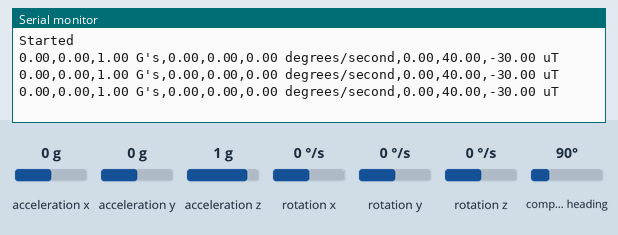
The sketch below on a simulated Arduino Nano 33 BLE. Parts: the last lines printed to the serial monitor. Inputs (shaded band) come from the test bench; at power-on: acceleration x 0 g, acceleration y 0 g, acceleration z 1 g, rotation x 0 °/s, rotation y 0 °/s, rotation z 0 °/s, compass heading 90°.

Above: at 1.8 s.
1.9 s: acceleration x set to -1.4 g
At 2.4 s:
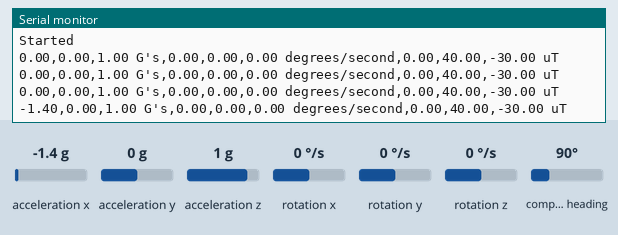
3.4 s: acceleration y set to -1.4 g
At 3.9 s:
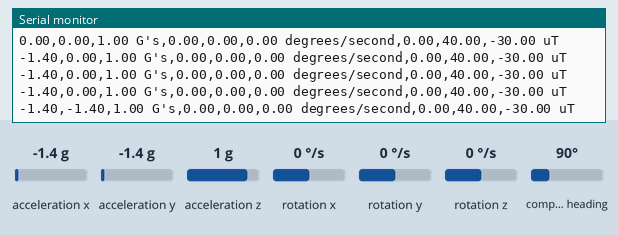
4.9 s: acceleration z set to -1.4 g
At 5.5 s:
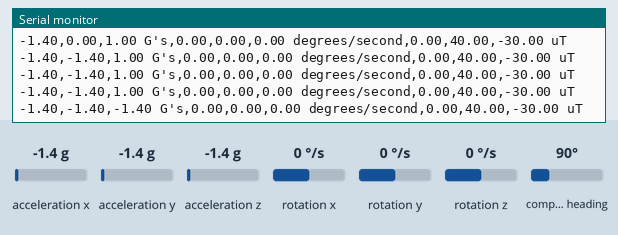
6.4 s: rotation x set to -192 °/s
At 7.0 s:
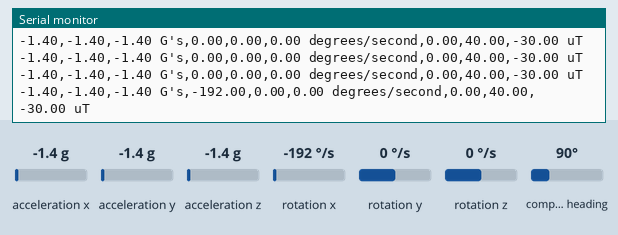
7.9 s: rotation y set to -192 °/s
At 8.5 s:
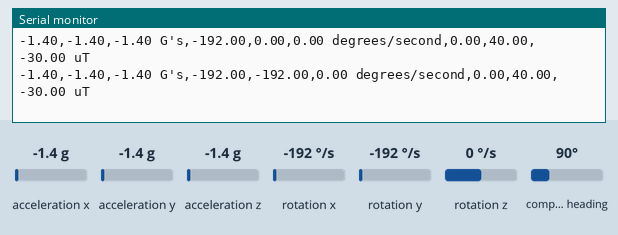

The sketch:

LSM9DS1_Basic.ino
```cpp
#include <Arduino_LSM9DS1.h>

void setup() {
  Serial.begin(9600);
  while (!Serial);  // 직렬통신 연결될 때 까지 대기
  Serial.println("Started");
  if (!IMU.begin()) { // IMU센서를 초기화합니다. 초기화중 문제가 발생하면 오류를 발생시킵니다.
    Serial.println("Failed to initialize IMU!");
    while (1);
  }
}
float ax, ay, az; // 가속도 센서의 XYZ값을 저장할 변수입니다.
float gx, gy, gz; // 자이로 센서의 XYZ값을 저장할 변수입니다.
float mx, my, mz; // 지자기 센서의 XYZ값을 저장할 변수입니다.

void loop() {
  delay(500);
  if (IMU.accelerationAvailable()) { // 가속도 센서의 값을 출력합니다.
    IMU.readAcceleration(ax, ay, az); // x, y, z에 각 축별 데이터를 넣습니다.
    //Serial.print("ACC 센서 - ");
    Serial.print(ax);
    Serial.print(',');
    Serial.print(ay);
    Serial.print(',');
    Serial.print(az);
    Serial.print(" G's");
    Serial.print(',');
  }

  if (IMU.gyroscopeAvailable()) { // 자이로 센서의 값을 출력합니다.
    IMU.readGyroscope(gx, gy, gz);
   // Serial.print("GYRO 센서 - ");
    Serial.print(gx);
    Serial.print(',');
    Serial.print(gy);
    Serial.print(',');
    Serial.print(gz);
    Serial.print(" degrees/second");
    Serial.print(',');
  }

  if (IMU.magneticFieldAvailable()) { // 지자기 센서의 값을 출력합니다.
    IMU.readMagneticField(mx, my, mz);
    //Serial.print("MAG 센서 - ");
    Serial.print(mx);
    Serial.print(',');
    Serial.print(my);
    Serial.print(',');
    Serial.print(mz);
    Serial.println(" uT");
  }
  // Serial.println();
}
```

Measured:
- after the input at 1.9 s, the serial monitor: prints a new line after 0.11 s (image 1)
- after the input at 3.4 s, the serial monitor: prints a new line after 0.13 s (image 2)
- after the input at 4.9 s, the serial monitor: prints a new line after 0.14 s (image 3)
- after the input at 6.4 s, the serial monitor: prints a new line after 0.15 s (image 4)
- after the input at 7.9 s, the serial monitor: prints a new line after 0.16 s (image 5)
